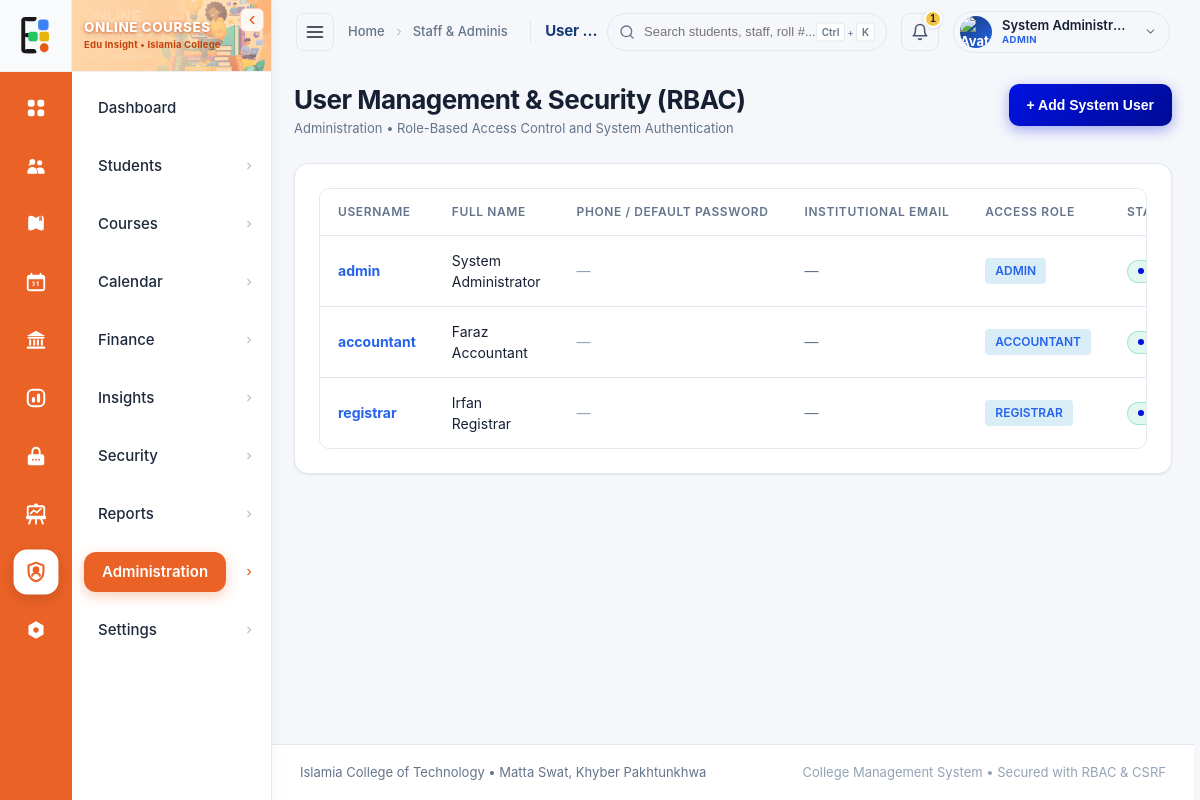
The app's page /modules/users/index.php (signed in) with its own data.
### tables this page shows
CREATE TABLE `users` (
    `email` VARCHAR(100) NULL,
    `phone` VARCHAR(30) NULL,
    `must_change_password` TINYINT(1) NOT NULL DEFAULT 0,
    `student_id` INT NULL,
    `profile_photo` VARCHAR(255) NULL,
    `privacy_hide_phone` TINYINT(1) NOT NULL DEFAULT 0,
    `privacy_hide_email` TINYINT(1) NOT NULL DEFAULT 0,
    `last_login_at` DATETIME NULL,
    `last_login_ip` VARCHAR(45) NULL,

    `id` INT AUTO_INCREMENT PRIMARY KEY,
    `username` VARCHAR(50) NOT NULL UNIQUE,
    `password_hash` VARCHAR(255) NOT NULL,
    `full_name` VARCHAR(100) NOT NULL,
    `role` ENUM('admin', 'accountant', 'registrar', 'staff') NOT NULL DEFAULT 'staff',
    `is_active` BOOLEAN NOT NULL DEFAULT TRUE,
    `created_at` TIMESTAMP DEFAULT CURRENT_TIMESTAMP,
    `updated_at` TIMESTAMP DEFAULT CURRENT_TIMESTAMP ON UPDATE CURRENT_TIMESTAMP
);

### modules/users/index.php (the view, shortened to what the rows shown need)
<?php
require_once __DIR__ . '/../../includes/auth.php';
$pdo = Database::getConnection();
$users = $pdo->query("SELECT id, username, email, phone, full_name, role, is_active, created_at, updated_at FROM users ORDER BY id ASC")->fetchAll();
require_once __DIR__ . '/../../includes/header.php';
?>
<div class="page-header">
    <div>
        <h1 class="page-title">User Management & Security (RBAC)</h1>
    </div>
</div>
<div class="glass-card">
    <div class="table-responsive">
        <table class="data-table">
            <thead>
                <tr>
                    <th>Username</th>
                    <th>Full Name</th>
                    <th>Phone / Default Password</th>
                    <th>Institutional Email</th>
                    <th>Access Role</th>
                    <th>Status</th>
                </tr>
            </thead>
            <tbody>
                <?php foreach ($users as $u): ?>
                    <tr>
                        <td><strong style="color: var(--primary-light);"><?= htmlspecialchars($u['username']) ?></strong></td>
                        <td><?= htmlspecialchars($u['full_name']) ?></td>
                        <td>
                            <?php if (!empty($u['phone'])): ?>
                                <span style="font-family: monospace; font-size: 13px; color: #38bdf8; background: rgba(56,189,248,0.1); padding: 2px 8px; border-radius: 4px;">
                                    📞 <?= htmlspecialchars($u['phone']) ?>
                                </span>
                            <?php else: ?>
                                <span style="color: var(--text-dim);">—</span>
                            <?php endif; ?>
                        </td>
                        <td style="color: var(--text-muted);"><?= htmlspecialchars($u['email'] ?: '—') ?></td>
                        <td>
                            <span style="display:inline-block; padding:4px 10px; border-radius:4px; font-size:12px; font-weight:600; text-transform:uppercase; background:rgba(2,132,199,0.15); color:var(--primary-light);">
                                <?= htmlspecialchars($u['role']) ?>
                            </span>
                        </td>
                        <td>
                            <span class="status-badge <?= $u['is_active'] ? 'badge-active' : 'badge-inactive' ?>">
                            </span>
                        </td>
                    </tr>
                <?php endforeach; ?>
            </tbody>
        </table>
    </div>
</div>
<?php require_once __DIR__ . '/../../includes/footer.php'; ?>

### includes/header.php (shortened to what the rows shown need)
<?php
require_once __DIR__ . '/auth.php';
$currentUser = getCurrentUser();
$baseUri = strpos($_SERVER['REQUEST_URI'], '/islamia%20college') !== false ? '/islamia%20college' : '';
?>
<!DOCTYPE html>
<html lang="en">
<head>
    <link rel="stylesheet" href="<?= $baseUri ?>/assets/css/futuristic_glass.css">
    <link rel="stylesheet" href="<?= $baseUri ?>/assets/css/edu_sidebar.css">
    <link rel="stylesheet" href="<?= $baseUri ?>/assets/css/print.css">
</head>
<body>
<div class="app-container">
    <div class="app-main">
        <header class="app-header">
            <div class="header-right">
                <div class="user-profile-container" id="user-profile-dropdown-wrap">
                    <div class="user-profile-pill" id="user-profile-toggle" title="Account Settings &amp; Privacy">
                        <div class="user-info">
                            <span class="user-name"><?= htmlspecialchars($currentUser['full_name']) ?></span>
                            <span class="user-role-badge"><?= strtoupper(htmlspecialchars($currentUser['role'])) ?></span>
                        </div>
                    </div>
                </div>
            </div>
        </header>
        <main class="page-content">

### records on screen
users: full_name "System Administr…", role "ADMIN", username "admin", full_name "System Administrator", email "—"
users: username "accountant", full_name "Faraz Accountant", email "—", role "ACCOUNTANT"
users: username "registrar", full_name "Irfan Registrar", email "—", role "REGISTRAR"

### other values on screen
$item['label'] "Dashboard"
$item['label'] "Students"
$item['label'] "Courses"
$item['label'] "Calendar"
$item['label'] "Finance"
$item['label'] "Insights"
$item['label'] "Security"
$item['label'] "Reports"
$item['label'] "Administration"
$item['label'] "Settings"
$crumb['label'] "Home"
$crumb['label'] "Staff & Admi…"
$pageTitle "User…"
$notifCount "1"
